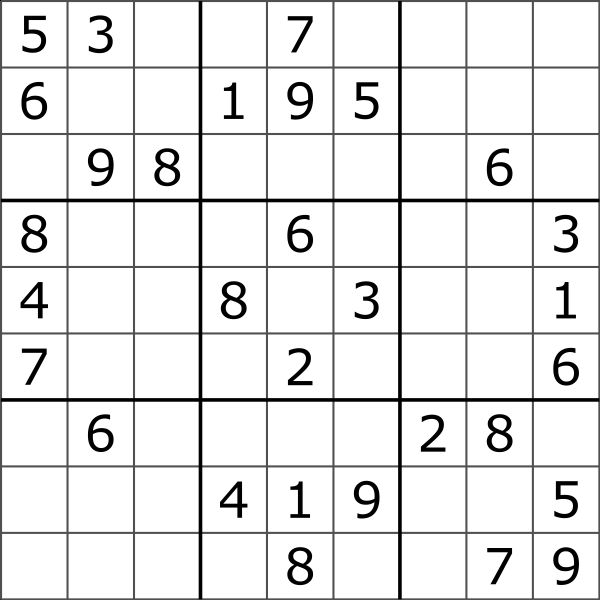
#> input picture 01. Basics of computer vision/sudoku.png, 1200 x 1200 px (shown at 1/2 size)
$ python sudoku.py
#> lines starting #> are read from the running program, lines starting #| are printed output that depends on the picture; after the words box and inside, x2 and y2 are one past the last pixel; in counts of white or black regions, pixels touching at a corner belong together
import cv2
import numpy as np
image= cv2.imread('sudoku.png')
#> image is the input picture: shape (1200, 1200, 3); min 0, max 255, mean 231.9
def rescaleFrame(frame, scale=0.75):
#> called with scale = 0.3
    width= int(frame.shape[1]*scale)
#> width = 360
    height= int(frame.shape[0]*scale)
#> height = 360
    dimensions= (width,height)
#> dimensions = (360, 360)
    return cv2.resize(frame, dimensions, interpolation= cv2.INTER_AREA)
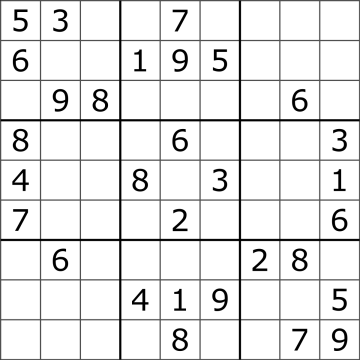
#> returned value: shape (360, 360, 3); min 0, max 255, mean 231.9
img_res= rescaleFrame(image,0.3)
img_res= cv2.cvtColor(img_res, cv2.COLOR_BGR2GRAY)

copy= img_res.copy()

img_blur = cv2.GaussianBlur(copy, (3,3),0)
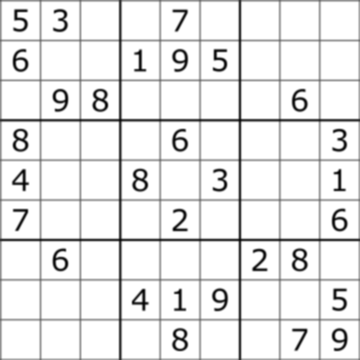
#> img_blur: shape (360, 360); min 0, max 255, mean 232.3
#thresholding
img_thresh=cv2.adaptiveThreshold(img_blur, 255,cv2.ADAPTIVE_THRESH_GAUSSIAN_C, cv2.THRESH_BINARY, 11, 2)
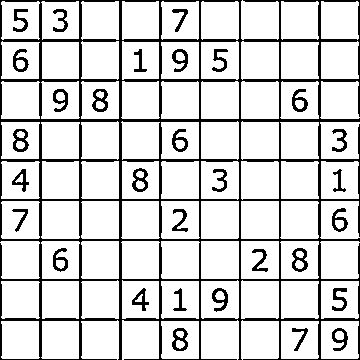
#> img_thresh: shape (360, 360); 83.7% white; 31 black regions, largest, box (x1, y1, x2, y2) and area: (0, 0, 360, 360) 16384, (92, 89, 108, 112) 196, (132, 168, 148, 192) 195

img_bit = cv2.bitwise_not(img_thresh, img_thresh)

kernel = np.ones((3,3), np.uint8)
img_dilate = cv2.dilate(img_bit, kernel)
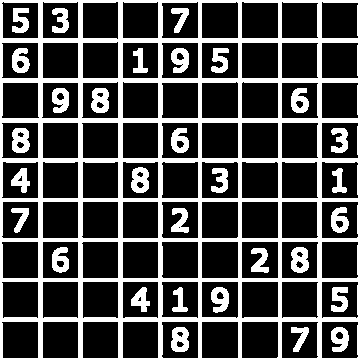
#> img_dilate: shape (360, 360); 28.7% white; 31 white regions, largest, box (x1, y1, x2, y2) and area: (0, 0, 360, 360) 28581, (291, 247, 309, 273) 348, (131, 167, 149, 193) 347


cv2.imshow('image', img_dilate)
cv2.waitKey()
